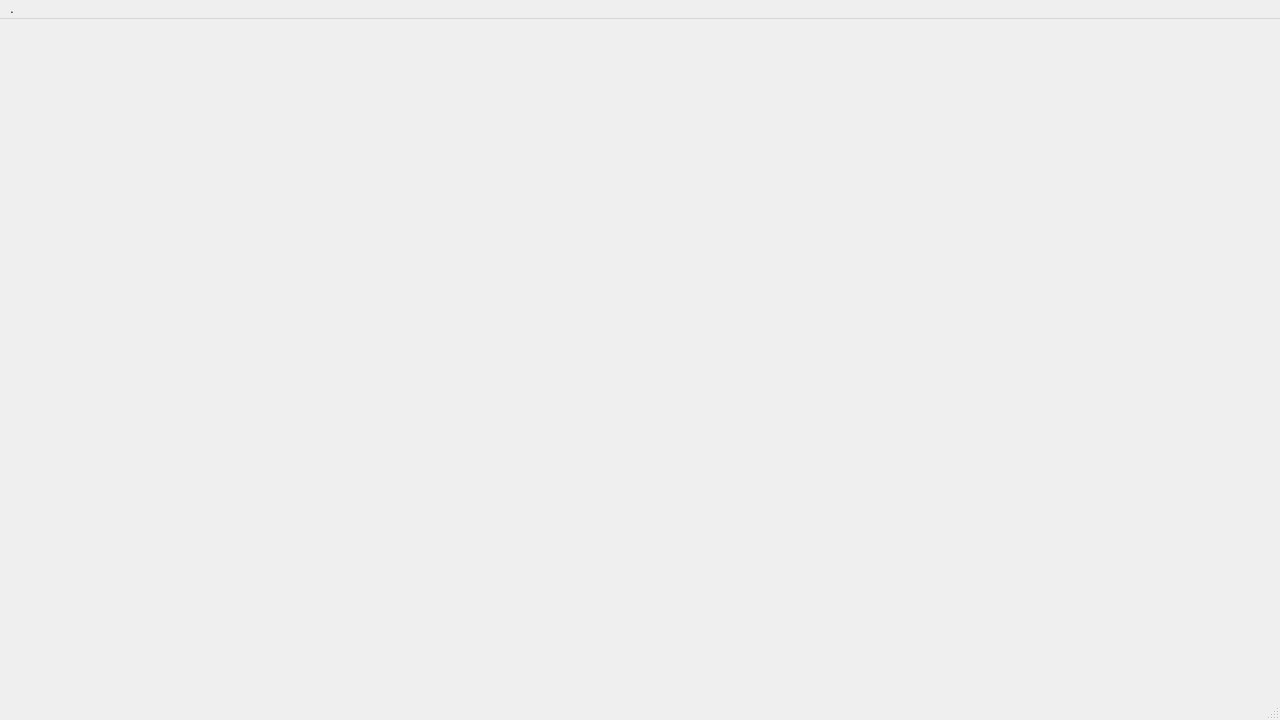
<?xml version="1.0" encoding="UTF-8"?>
<ui version="4.0">
 <class>MainWindow</class>
 <widget class="QMainWindow" name="MainWindow">
  <property name="geometry">
   <rect>
    <x>0</x>
    <y>0</y>
    <width>1280</width>
    <height>720</height>
   </rect>
  </property>
  <property name="windowTitle">
   <string>MainWindow</string>
  </property>
  <widget class="QWidget" name="centralwidget"/>
  <widget class="QMenuBar" name="menubar">
   <property name="geometry">
    <rect>
     <x>0</x>
     <y>0</y>
     <width>1280</width>
     <height>21</height>
    </rect>
   </property>
   <widget class="QMenu" name="menutabs_are_better">
    <property name="title">
     <string>.</string>
    </property>
   </widget>
   <addaction name="menutabs_are_better"/>
  </widget>
  <widget class="QStatusBar" name="statusbar"/>
 </widget>
 <resources/>
 <connections/>
</ui>
